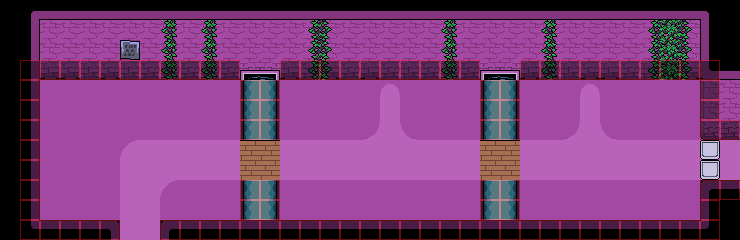

This game map was drawn from its Tiled (.tmx) file and the tilesets committed beside it. A one-line description and the trimmed map source follow:
An orthogonal 37x12 tile map with 20x20 px tiles, 6 tile layers (prototype, on_prototype, floor, wall, ...), 2 tilesets and 8 objects.

<map version="1.10" tiledversion="1.11.2" orientation="orthogonal" renderorder="right-down" width="37" height="12" tilewidth="20" tileheight="20" infinite="0" nextlayerid="9" nextobjectid="15">
 <tileset firstgid="1" source="ruins.tsx" />
 <tileset firstgid="241" source="ruins_objects.tsx" />
 <layer id="1" name="prototype" width="37" height="12">
  <data>[444 cells, 444 non-empty, 7 distinct tile ids]</data>
 </layer>
 <layer id="6" name="on_prototype" width="37" height="12">
  <data>[444 cells, 29 non-empty, 2 distinct tile ids]</data>
 </layer>
 <layer id="3" name="floor" width="37" height="12">
  <data>[444 cells, 209 non-empty, 7 distinct tile ids]</data>
 </layer>
 <layer id="4" name="wall" width="37" height="12">
  <data>[444 cells, 235 non-empty, 24 distinct tile ids]</data>
 </layer>
 <layer id="5" name="on_wall" width="37" height="12">
  <data>[444 cells, 29 non-empty, 5 distinct tile ids]</data>
 </layer>
 <layer id="8" name="collision" width="37" height="12" opacity="0.45">
  <data>[444 cells, 98 non-empty, 1 distinct tile ids]</data>
 </layer>
 <objectgroup id="2" name="objects">
  <object id="7" gid="290" x="130" y="140" width="20" height="20" />
  <object id="8" gid="277" x="588" y="70" width="7" height="15" />
  <object id="9" gid="277" x="626" y="70" width="7" height="15" />
  <object id="10" gid="289" x="557" y="72" width="37" height="27" />
  <object id="11" gid="287" x="388" y="70" width="7" height="15" />
  <object id="12" gid="289" x="359" y="72" width="37" height="27" />
  <object id="13" gid="285" x="701" y="159" width="18" height="18" />
  <object id="14" gid="285" x="701" y="179" width="18" height="18" />
 </objectgroup>
</map>
